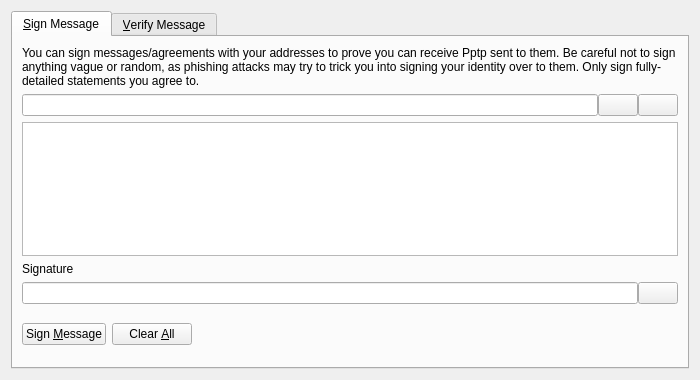
<?xml version="1.0" encoding="UTF-8"?>
<ui version="4.0">
 <class>SignVerifyMessageDialog</class>
 <widget class="QDialog" name="SignVerifyMessageDialog">
  <property name="geometry">
   <rect>
    <x>0</x>
    <y>0</y>
    <width>700</width>
    <height>380</height>
   </rect>
  </property>
  <property name="windowTitle">
   <string>Signatures - Sign / Verify a Message</string>
  </property>
  <property name="modal">
   <bool>true</bool>
  </property>
  <layout class="QVBoxLayout" name="verticalLayout">
   <item>
    <widget class="QTabWidget" name="tabWidget">
     <property name="currentIndex">
      <number>0</number>
     </property>
     <widget class="QWidget" name="tabSignMessage">
      <attribute name="title">
       <string>&amp;Sign Message</string>
      </attribute>
      <layout class="QVBoxLayout" name="verticalLayout_SM">
       <item>
        <widget class="QLabel" name="infoLabel_SM">
         <property name="text">
          <string>You can sign messages/agreements with your addresses to prove you can receive Pptp sent to them. Be careful not to sign anything vague or random, as phishing attacks may try to trick you into signing your identity over to them. Only sign fully-detailed statements you agree to.</string>
         </property>
         <property name="textFormat">
          <enum>Qt::PlainText</enum>
         </property>
         <property name="wordWrap">
          <bool>true</bool>
         </property>
        </widget>
       </item>
       <item>
        <layout class="QHBoxLayout" name="horizontalLayout_1_SM">
         <property name="spacing">
          <number>0</number>
         </property>
         <item>
          <widget class="QValidatedLineEdit" name="addressIn_SM">
           <property name="toolTip">
            <string>The Pptp address to sign the message with</string>
           </property>
          </widget>
         </item>
         <item>
          <widget class="QPushButton" name="addressBookButton_SM">
           <property name="toolTip">
            <string>Choose previously used address</string>
           </property>
           <property name="text">
            <string/>
           </property>
           <property name="shortcut">
            <string>Alt+A</string>
           </property>
           <property name="autoDefault">
            <bool>false</bool>
           </property>
          </widget>
         </item>
         <item>
          <widget class="QPushButton" name="pasteButton_SM">
           <property name="toolTip">
            <string>Paste address from clipboard</string>
           </property>
           <property name="text">
            <string/>
           </property>
           <property name="shortcut">
            <string>Alt+P</string>
           </property>
           <property name="autoDefault">
            <bool>false</bool>
           </property>
          </widget>
         </item>
        </layout>
       </item>
       <item>
        <widget class="QPlainTextEdit" name="messageIn_SM">
         <property name="toolTip">
          <string>Enter the message you want to sign here</string>
         </property>
        </widget>
       </item>
       <item>
        <widget class="QLabel" name="signatureLabel_SM">
         <property name="text">
          <string>Signature</string>
         </property>
         <property name="textFormat">
          <enum>Qt::PlainText</enum>
         </property>
        </widget>
       </item>
       <item>
        <layout class="QHBoxLayout" name="horizontalLayout_2_SM">
         <property name="spacing">
          <number>0</number>
         </property>
         <item>
          <widget class="QLineEdit" name="signatureOut_SM">
           <property name="font">
            <font>
             <italic>true</italic>
            </font>
           </property>
           <property name="readOnly">
            <bool>true</bool>
           </property>
          </widget>
         </item>
         <item>
          <widget class="QPushButton" name="copySignatureButton_SM">
           <property name="toolTip">
            <string>Copy the current signature to the system clipboard</string>
           </property>
           <property name="text">
            <string/>
           </property>
           <property name="autoDefault">
            <bool>false</bool>
           </property>
          </widget>
         </item>
        </layout>
       </item>
       <item>
        <layout class="QHBoxLayout" name="horizontalLayout_3_SM">
         <item>
          <widget class="QPushButton" name="signMessageButton_SM">
           <property name="toolTip">
            <string>Sign the message to prove you own this Pptp address</string>
           </property>
           <property name="text">
            <string>Sign &amp;Message</string>
           </property>
           <property name="autoDefault">
            <bool>false</bool>
           </property>
          </widget>
         </item>
         <item>
          <widget class="QPushButton" name="clearButton_SM">
           <property name="toolTip">
            <string>Reset all sign message fields</string>
           </property>
           <property name="text">
            <string>Clear &amp;All</string>
           </property>
           <property name="autoDefault">
            <bool>false</bool>
           </property>
          </widget>
         </item>
         <item>
          <spacer name="horizontalSpacer_1_SM">
           <property name="orientation">
            <enum>Qt::Horizontal</enum>
           </property>
           <property name="sizeHint" stdset="0">
            <size>
             <width>40</width>
             <height>48</height>
            </size>
           </property>
          </spacer>
         </item>
         <item>
          <widget class="QLabel" name="statusLabel_SM">
           <property name="font">
            <font>
             <weight>75</weight>
             <bold>true</bold>
            </font>
           </property>
           <property name="text">
            <string/>
           </property>
           <property name="wordWrap">
            <bool>true</bool>
           </property>
          </widget>
         </item>
         <item>
          <spacer name="horizontalSpacer_2_SM">
           <property name="orientation">
            <enum>Qt::Horizontal</enum>
           </property>
           <property name="sizeHint" stdset="0">
            <size>
             <width>40</width>
             <height>48</height>
            </size>
           </property>
          </spacer>
         </item>
        </layout>
       </item>
      </layout>
     </widget>
     <widget class="QWidget" name="tabVerifyMessage">
      <attribute name="title">
       <string>&amp;Verify Message</string>
      </attribute>
      <layout class="QVBoxLayout" name="verticalLayout_VM">
       <item>
        <widget class="QLabel" name="infoLabel_VM">
         <property name="text">
          <string>Enter the receiver's address, message (ensure you copy line breaks, spaces, tabs, etc. exactly) and signature below to verify the message. Be careful not to read more into the signature than what is in the signed message itself, to avoid being tricked by a man-in-the-middle attack. Note that this only proves the signing party receives with the address, it cannot prove sendership of any transaction!</string>
         </property>
         <property name="textFormat">
          <enum>Qt::PlainText</enum>
         </property>
         <property name="alignment">
          <set>Qt::AlignLeading|Qt::AlignLeft|Qt::AlignTop</set>
         </property>
         <property name="wordWrap">
          <bool>true</bool>
         </property>
        </widget>
       </item>
       <item>
        <layout class="QHBoxLayout" name="horizontalLayout_1_VM">
         <property name="spacing">
          <number>0</number>
         </property>
         <item>
          <widget class="QValidatedLineEdit" name="addressIn_VM">
           <property name="toolTip">
            <string>The Pptp address the message was signed with</string>
           </property>
          </widget>
         </item>
         <item>
          <widget class="QPushButton" name="addressBookButton_VM">
           <property name="toolTip">
            <string>Choose previously used address</string>
           </property>
           <property name="text">
            <string/>
           </property>
           <property name="shortcut">
            <string>Alt+A</string>
           </property>
           <property name="autoDefault">
            <bool>false</bool>
           </property>
          </widget>
         </item>
        </layout>
       </item>
       <item>
        <widget class="QPlainTextEdit" name="messageIn_VM"/>
       </item>
       <item>
        <widget class="QValidatedLineEdit" name="signatureIn_VM"/>
       </item>
       <item>
        <layout class="QHBoxLayout" name="horizontalLayout_2_VM">
         <item>
          <widget class="QPushButton" name="verifyMessageButton_VM">
           <property name="toolTip">
            <string>Verify the message to ensure it was signed with the specified Pptp address</string>
           </property>
           <property name="text">
            <string>Verify &amp;Message</string>
           </property>
           <property name="autoDefault">
            <bool>false</bool>
           </property>
          </widget>
         </item>
         <item>
          <widget class="QPushButton" name="clearButton_VM">
           <property name="toolTip">
            <string>Reset all verify message fields</string>
           </property>
           <property name="text">
            <string>Clear &amp;All</string>
           </property>
           <property name="autoDefault">
            <bool>false</bool>
           </property>
          </widget>
         </item>
         <item>
          <spacer name="horizontalSpacer_1_VM">
           <property name="orientation">
            <enum>Qt::Horizontal</enum>
           </property>
           <property name="sizeHint" stdset="0">
            <size>
             <width>40</width>
             <height>48</height>
            </size>
           </property>
          </spacer>
         </item>
         <item>
          <widget class="QLabel" name="statusLabel_VM">
           <property name="font">
            <font>
             <weight>75</weight>
             <bold>true</bold>
            </font>
           </property>
           <property name="text">
            <string/>
           </property>
           <property name="wordWrap">
            <bool>true</bool>
           </property>
          </widget>
         </item>
         <item>
          <spacer name="horizontalSpacer_2_VM">
           <property name="orientation">
            <enum>Qt::Horizontal</enum>
           </property>
           <property name="sizeHint" stdset="0">
            <size>
             <width>40</width>
             <height>48</height>
            </size>
           </property>
          </spacer>
         </item>
        </layout>
       </item>
      </layout>
     </widget>
    </widget>
   </item>
  </layout>
 </widget>
 <customwidgets>
  <customwidget>
   <class>QValidatedLineEdit</class>
   <extends>QLineEdit</extends>
   <header>qvalidatedlineedit.h</header>
  </customwidget>
 </customwidgets>
 <resources>
  <include location="../pptp.qrc"/>
 </resources>
 <connections/>
</ui>
